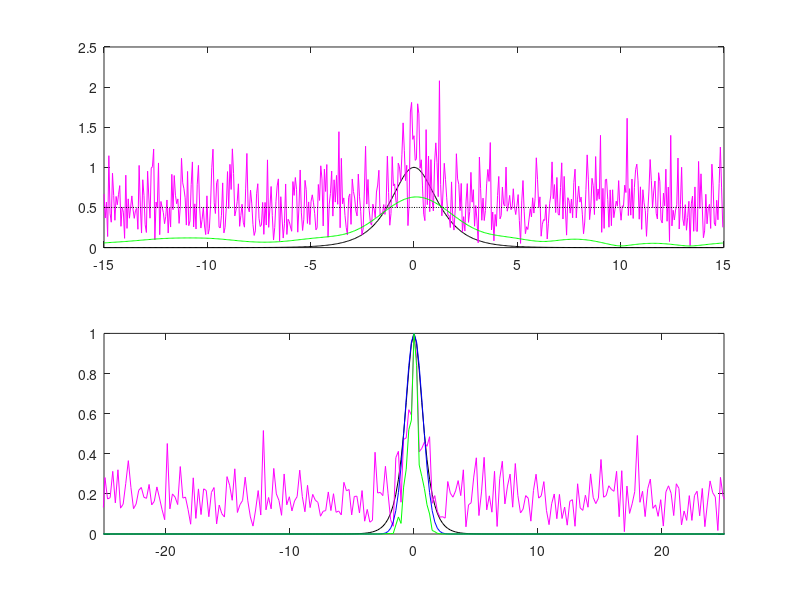

Source code (MATLAB):
clear all; close all; clc;

T=30;
n=512;

t2 = linspace(-T/2, T/2, n+1); t = t2(1:n);
k = (2*pi/T)*[0:n/2-1 -n/2:-1]; % rescale from 2 pi and split into frequency components.
ks = fftshift(k);

u = sech(t);
ut = fft(u);

noise = 10; % 20
utn = ut+noise*(randn(1,n)+i*randn(1,n));
un = ifft(utn);

filter = exp(-k.^2);
utnf = filter.*utn;

unf = ifft(utnf);

subplot(2,1,1), plot(t, u, 'k', t, abs(un), 'm', ... % signal vs time
    t, abs(unf), 'g', ...
    t, 0*t+0.5, 'k:');
subplot(2,1,2), plot(ks, abs(fftshift(ut))/max(abs(fftshift(ut))), 'k', ...
    ks, abs(fftshift(utn))/max(abs(fftshift(utn))), 'm', ...
    ks, fftshift(filter), 'b', ...
    ks, abs(fftshift(utnf))/max(abs(fftshift(utnf))), 'g');
axis([-25,25,0,1]);
